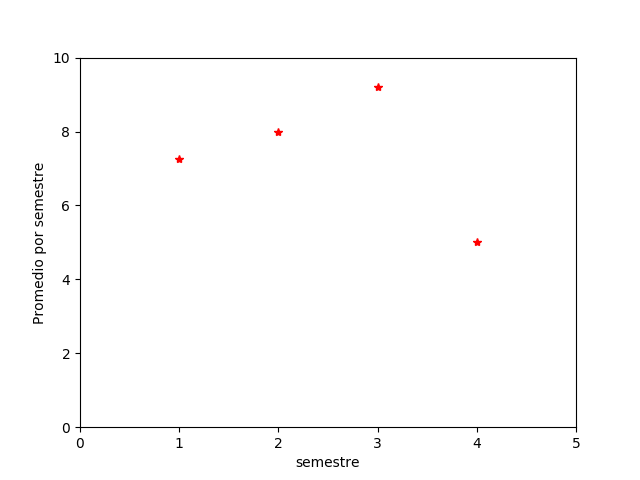

Source code (Python):
import numpy as np
import pylab as pl
# Crea un vector (arreglo) con los valores del eje X
x = [1,2,3,4]
# Crea un vector (arreglo) con los valores en el eje Y para cada valor en el eje X
y = [7.25,8,9.2,5]
#Con esta isntruccion colocamos un titulo al eje Y de la grafica. 
pl.ylabel('Promedio por semestre')
pl.xlabel('semestre')
# Grafica el vector x contra el vector y
pl.axis ([0,5, 0,10])
pl.plot(x,y, 'r*')
#Guarda la grafica en el formato png
pl.savefig('temp2.png')
pl.show()
